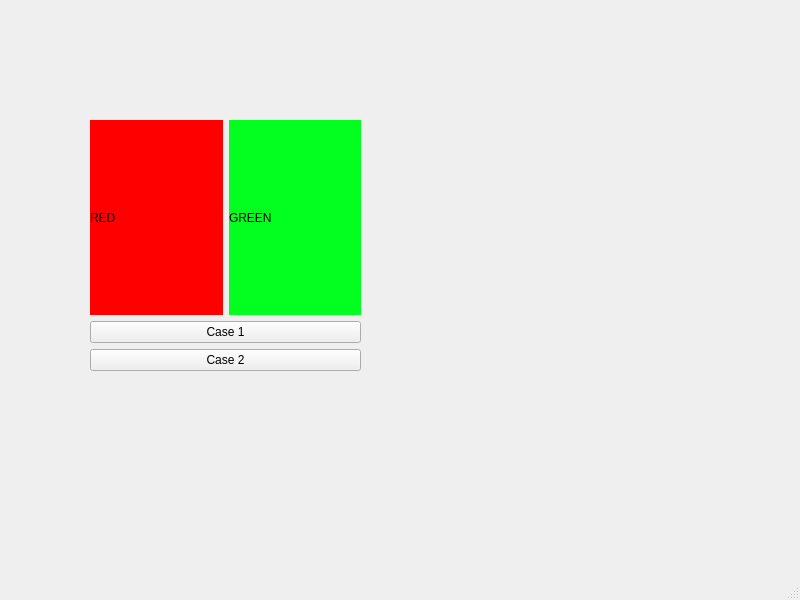
<?xml version="1.0" encoding="UTF-8"?>
<ui version="4.0">
 <class>MainWindow</class>
 <widget class="QMainWindow" name="MainWindow">
  <property name="geometry">
   <rect>
    <x>0</x>
    <y>0</y>
    <width>800</width>
    <height>600</height>
   </rect>
  </property>
  <property name="windowTitle">
   <string>MainWindow</string>
  </property>
  <widget class="QWidget" name="centralwidget">
   <widget class="QWidget" name="">
    <property name="geometry">
     <rect>
      <x>90</x>
      <y>120</y>
      <width>271</width>
      <height>251</height>
     </rect>
    </property>
    <layout class="QGridLayout" name="gridLayout">
     <item row="0" column="0">
      <widget class="QLabel" name="lblRedLED">
       <property name="styleSheet">
        <string notr="true">background-color: rgb(255, 0, 0);</string>
       </property>
       <property name="text">
        <string>RED</string>
       </property>
      </widget>
     </item>
     <item row="0" column="1">
      <widget class="QLabel" name="lblGreenLED">
       <property name="styleSheet">
        <string notr="true">background-color: rgb(3, 255, 32);</string>
       </property>
       <property name="text">
        <string>GREEN</string>
       </property>
      </widget>
     </item>
     <item row="1" column="0" colspan="2">
      <widget class="QPushButton" name="btnCase1">
       <property name="text">
        <string>Case 1</string>
       </property>
      </widget>
     </item>
     <item row="2" column="0" colspan="2">
      <widget class="QPushButton" name="btnCase2">
       <property name="text">
        <string>Case 2</string>
       </property>
      </widget>
     </item>
    </layout>
   </widget>
  </widget>
  <widget class="QMenuBar" name="menubar">
   <property name="geometry">
    <rect>
     <x>0</x>
     <y>0</y>
     <width>800</width>
     <height>22</height>
    </rect>
   </property>
  </widget>
  <widget class="QStatusBar" name="statusbar"/>
 </widget>
 <resources/>
 <connections/>
</ui>
